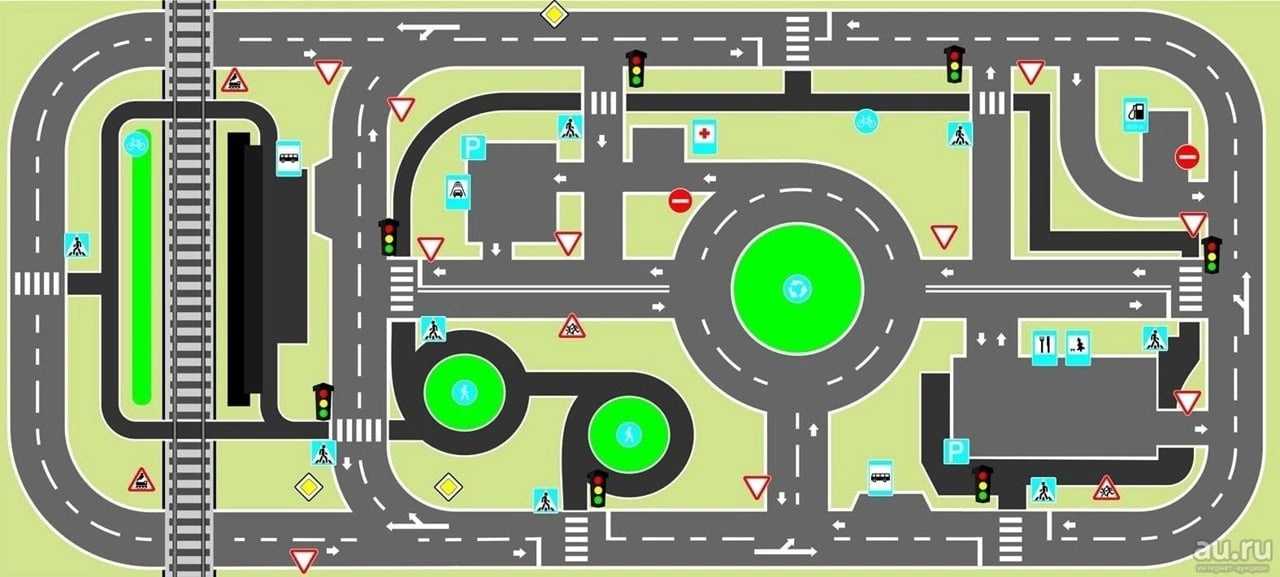
//> input picture wpnD7_nFsU.jpg, 1280 x 577 px
$ ./ConsoleApplication2   (built with g++ and OpenCV 4)
//> lines starting //> are read from the running program, lines starting //| are printed output that depends on the picture; after the words box and inside, x2 and y2 are one past the last pixel; in counts of white or black regions, pixels touching at a corner belong together
#include <opencv2/core.hpp>
#include <opencv2/opencv.hpp>
#include <opencv2/imgproc.hpp>
#include <opencv2/highgui.hpp>
#include <opencv2/imgproc.hpp>
#include <vector>
#include <iostream>


int main()
{

   setlocale(LC_ALL, "Russian");
   cv::Mat image = cv::imread("D:/virandfpc/vir/ConsoleApplication2/wpnD7_nFsU.jpg");
//> image is the input picture: 577 rows x 1280 cols, CV_8UC3; mean B, G, R 119.7, 150.5, 136.1
   cv::Mat img_show = image.clone();
   if (image.empty()) {
      std::cout << "Ошибка загрузки изображения" << std::endl;
      return -1;
   }

   cv::Mat grayImage;
   cv::cvtColor(image, grayImage, cv::COLOR_BGR2GRAY);
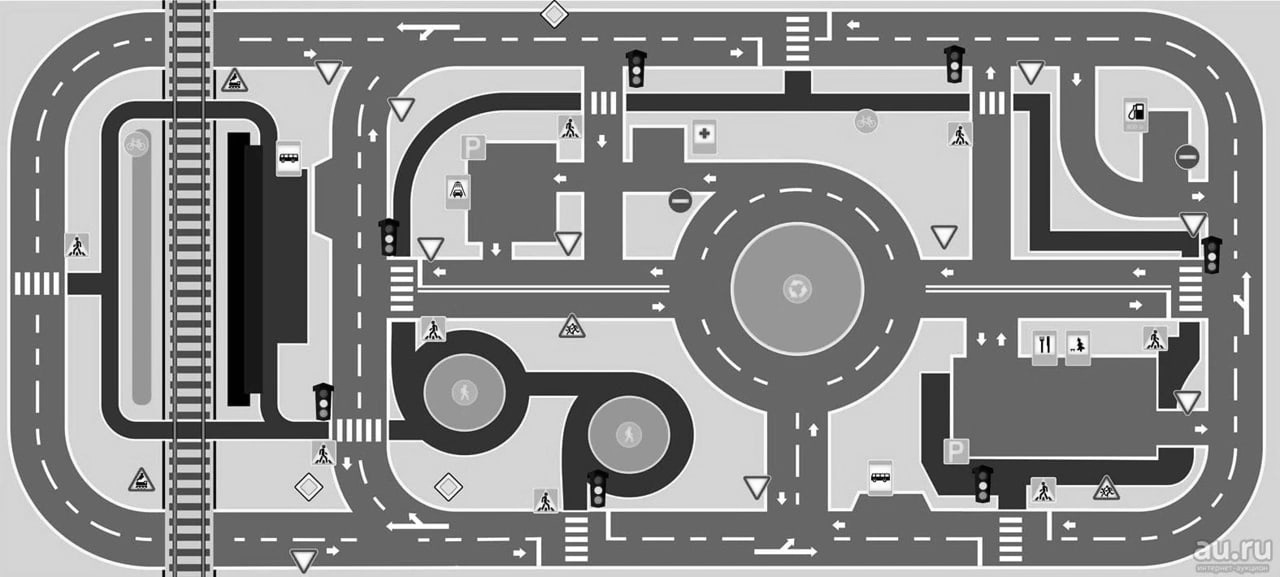
//> grayImage: 577 rows x 1280 cols, CV_8UC1; min 0, max 255, mean 142.7

   cv::Mat gauss;
   cv::GaussianBlur(grayImage, gauss, cv::Size(5, 5), 0);

   std::vector<cv::Vec4i> lines;

   cv::Mat edges;
   cv::Canny(grayImage, edges, 50, 200);
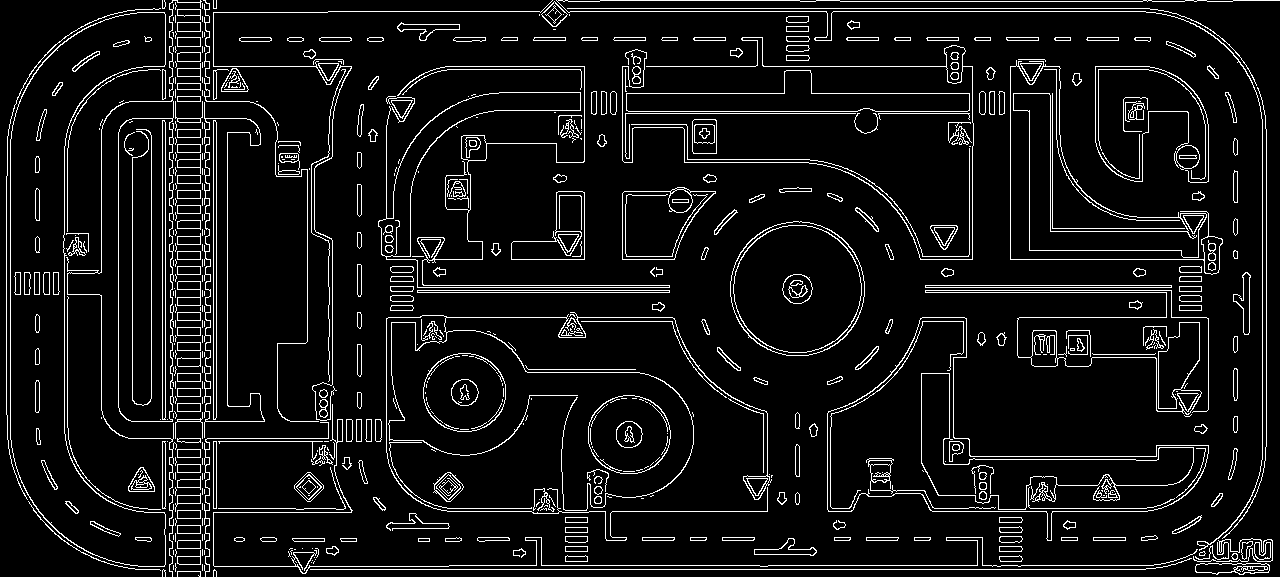
//> edges: 577 rows x 1280 cols, CV_8UC1; 7.7% white in thin lines or dots
   cv::HoughLinesP(edges, lines, 1, CV_PI / 180, 100, 5, 3);
//> lines = 507 lines (x1, y1, x2, y2), first 8: [299, 569, 1145, 569], [833, 11, 1145, 11], [541, 565, 759, 565], [644, 66, 755, 66], [1087, 37, 1118, 37], [417, 292, 669, 292], [424, 259, 482, 259], [925, 290, 1171, 290]


   for (size_t i = 0; i < lines.size(); i++) {
      cv::Vec4i l = lines[i];
      cv::line(img_show, cv::Point(l[0], l[1]), cv::Point(l[2], l[3]), cv::Scalar(255, 255, 0), 3, cv::LINE_AA);
   }
//> this loop made 507 passes
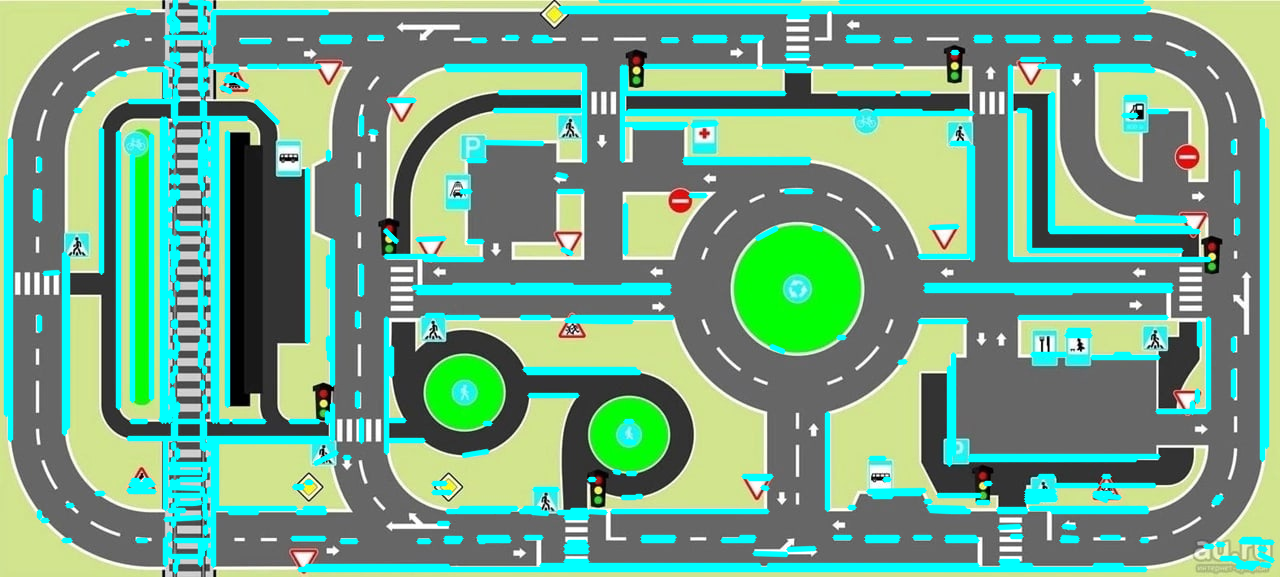
//> img_show: 577 rows x 1280 cols, CV_8UC3; 17.85% of pixels changed, all inside (x1, y1, x2, y2) = (3, 0, 1276, 574)

   std::vector<cv::Vec3f> circles;

   cv::HoughCircles(gauss, circles, cv::HOUGH_GRADIENT, 1, grayImage.rows / 4, 250, 100, 2, 150);
//> circles = 8 circles (x, y, radius): [149.5, 426.5, 139.5], [1139.5, 135.5, 124.1], [147.5, 150.5, 137.3], [503.5, 203.5, 110.8], [796.5, 287.5, 67.1], [629.5, 432.5, 64.1], [464.5, 389.5, 65.2], [1141.5, 443.5, 67]

   for (size_t i = 0; i < circles.size(); i++) {
      cv::Point center(cvRound(circles[i][0]), cvRound(circles[i][1]));
      int radius = cvRound(circles[i][2]);
      cv::circle(img_show, center, radius, cv::Scalar(0, 0, 255), 2, 8, 0);
   }
//> this loop made 8 passes
//> (center, radius) on passes 1 to 8: (Point(150, 426), 140), (Point(1140, 136), 124), (Point(148, 150), 137), (Point(504, 204), 111), (Point(796, 288), 67), (Point(630, 432), 64), (Point(464, 390), 65), (Point(1142, 444), 67)
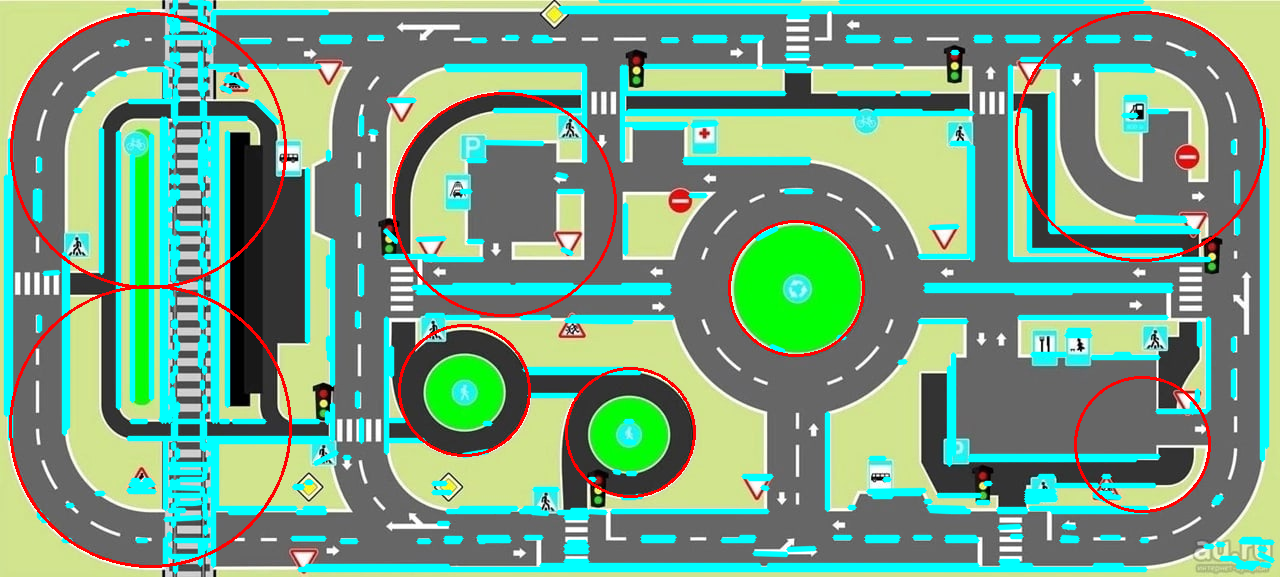
//> img_show: 577 rows x 1280 cols, CV_8UC3; 1.95% of pixels changed, all inside (x1, y1, x2, y2) = (9, 11, 1266, 568)

   cv::imshow("Image", image);
   cv::imshow("Image1", img_show);
   cv::waitKey(0);

}
